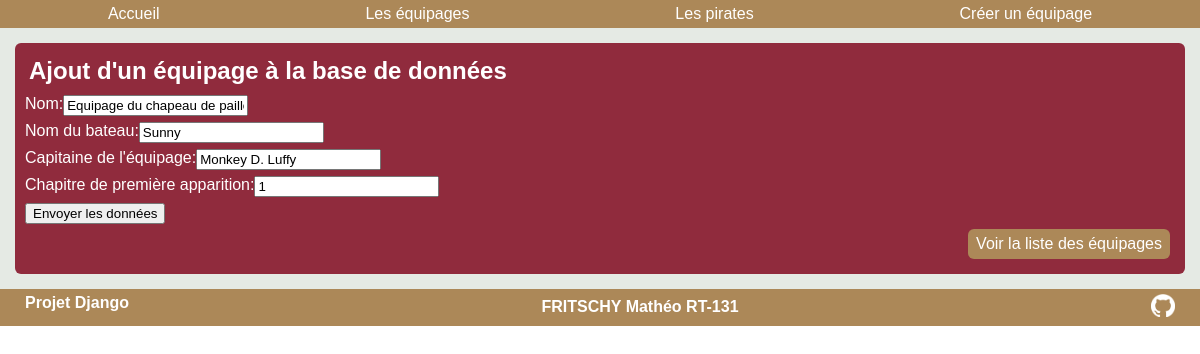
Page /onepiece/update/4/ on the committed database.
### onepiece/models.py (models this page shows, shortened)
class Equipage(models.Model):
    nom=models.CharField(max_length=100)
    nombateau=models.CharField(max_length=100)
    capitaine=models.CharField(max_length=100)
    premiereapparition=models.IntegerField(null = True, blank=True)
    def dictionnaire(self):
        return {"nom": self.nom, "nombateau": self.nombateau, "capitaine": self.capitaine, "premiereapparition": self.premiereapparition}

### onepiece/views.py (the view)
# urls.py: path('update/<int:id>/', views.update),
def update(request, id):
    equipage = models.Equipage.objects.get( pk = id)
    form = EquipageForm(equipage.dictionnaire())
    return render(request, "onepiece/equipages/creationequipage.html", {"form" : form, "id": id})

### onepiece/forms.py
class EquipageForm(ModelForm):
    class Meta:
        model = models.Equipage
        fields = ('nom', 'nombateau', 'capitaine', 'premiereapparition')
        labels={
            'nom' : _('Nom'),
            'nombateau' : _('Nom du bateau'),
            'capitaine' : _('Capitaine de l\'équipage'),
            'premiereapparition' : _('Chapitre de première apparition')
        }

### onepiece/templates/onepiece/equipages/creationequipage.html (shortened to what this page needs)
{% extends "onepiece/main.html" %} {% block title %} Page ajout équipage {%endblock %} {% block content %}
<article>
<h2>Ajout d'un équipage à la base de données</h2>
    {% if id %}
        <form method="post" action="/onepiece/traitementupdate/{{id}}/">
     {% else %}
        <form method="post" action="/onepiece/traitementequipage/">
     {% endif %}
    {{ form.as_ul }}
    <input type="submit" value="Envoyer les données"/>
    </form>
    <footer>
        <a href="/onepiece/equipages">Voir la liste des équipages</a>
    </footer>
</article>
{% endblock %}

### onepiece/static/onepiece/style.css (style rules this page uses)
* { box-sizing: border-box; font-family: Arial, Helvetica, sans-serif; }
html, body { height: 100%; }
body { padding: 0px; margin: 0px; display: flex; flex-direction: column; }
a { color: #ffffff; text-decoration: wavy; text-align: center; }
article { margin: 10px; padding: 10px; display: flex; flex-direction: column; flex-wrap: wrap; background-color: #902B3D ; color: rgb(255, 255, 255); border-radius: 6px; }
h2,h3,h4 { align-self: flex-start; margin: 4px; }
article footer { align-self: flex-end; margin: 5px; background-color: #AC8858 ; border-radius: 6px; padding: 6px; padding-inline: 8px; }
li { display: flex; flex-flow: row, wrap; justify-content: start; margin-block: 6px; }

### rows in the picture
Equipage: nom "Equipage du chapeau de paille", nombateau "Sunny", capitaine "Monkey D. Luffy", premiereapparition "1"
